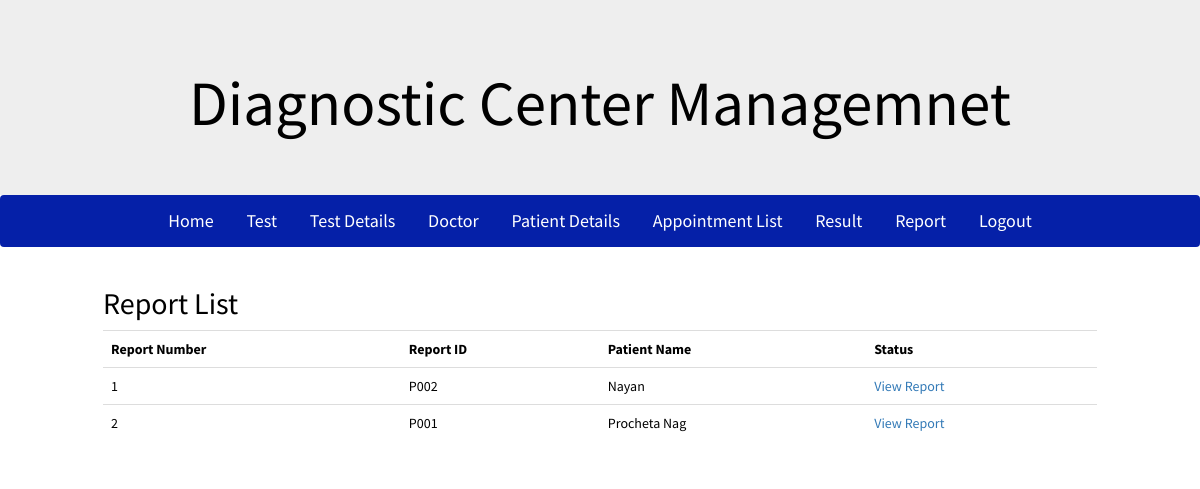
Page /admin/report.php (signed in) on the committed database.
### tables this page shows
CREATE TABLE `report` (
  `id` int(20) NOT NULL,
  `app_id` varchar(20) NOT NULL,
  `patient_id` varchar(100) NOT NULL,
  `result` varchar(200) NOT NULL,
  `doctor` varchar(60) NOT NULL,
  `report_date` varchar(20) NOT NULL
);

CREATE TABLE `patient` (
  `id` int(100) NOT NULL,
  `p_id` varchar(100) NOT NULL,
  `name` varchar(50) NOT NULL,
  `address` varchar(200) NOT NULL,
  `age` varchar(100) NOT NULL,
  `sex` varchar(10) NOT NULL,
  `email` varchar(40) NOT NULL,
  `username` varchar(30) NOT NULL,
  `pass` varchar(20) NOT NULL
);

### admin/include/check-login.php (called while the page is built, shortened)
<?php
	if(isset($_COOKIE['username']))
	{
		$username = $_COOKIE['username'];
		$pass = $_COOKIE['password'];
		$check = $conn->query("SELECT * FROM admin WHERE username = '$username'");
		foreach($check as $info)
		{
			if ($pass != $info['password'])
			{
				$login = 0;
			}
			else
			{
				$login = 1;
			}
		}
	}
?>

### admin/report.php (the view, shortened to what this page needs)
<?php
	include('../configuration.php');
    $conn = new PDO("mysql:host=$host;dbname=$db",$user,$pw);
	include('include/check-login.php');
?>
<?php include('include/header.php'); ?>
<?php include('include/admin-nav.php'); ?>
<?php
	if($login == 0)
	{
		header('location:index.php');
	}
	else
	{
?>
<div class="container">
	<div class="row">
		<div class="col-md-12">
			<h2>Report List</h2>
			<table class="table">
			<?php
				$check = $conn->query("SELECT * FROM report");
				if($check->rowCount() != 0){
			?>
			<tr>
				<th>Report Number</th>
				<th>Report ID</th>
				<th>Patient Name</th>
				<th>Status</th>
			</tr>
			<?php
				}
				else
					echo "<h4>Empty List</h4>";
				$sl = 1;
				foreach ($check as $test_val) {
				?>
				<tr>
					<td><?php echo $sl; ?></td>
					<td><?php echo $test_val['patient_id'] ?></td>
					<td>
						<?php
							$names = $conn->query("SELECT * FROM patient WHERE p_id = '".$test_val['patient_id']."'");
							foreach ($names as $name) {
							 	echo $name['name'];
							}
						?>
					</td>
					<td><a href="view_report.php?rid=<?php echo $test_val['id']; ?>">View Report</button></td>
				</tr>
				<?php
					$sl++;
				}
			?>
			</table>
		</div>
	</div>
</div>
</body>
</html>
<?php
	}
?>

### css/style.css (style rules this page uses)
body { font-family: 'Source Sans Pro', sans-serif; background-size:cover; font-weight: 400; font-size: 14px; line-height: 21px; color: #000; margin-bottom: 0; overflow-y: auto; overflow-x: hidden; background:#fff; }
a:link { text-decoration: none; }
.container { max-width:1024px; position: relative; z-index: 2; }

### rows in the picture
report: patient "P002"
patient: name "Nayan"
report: patient "P001"
patient: name "Procheta Nag"
